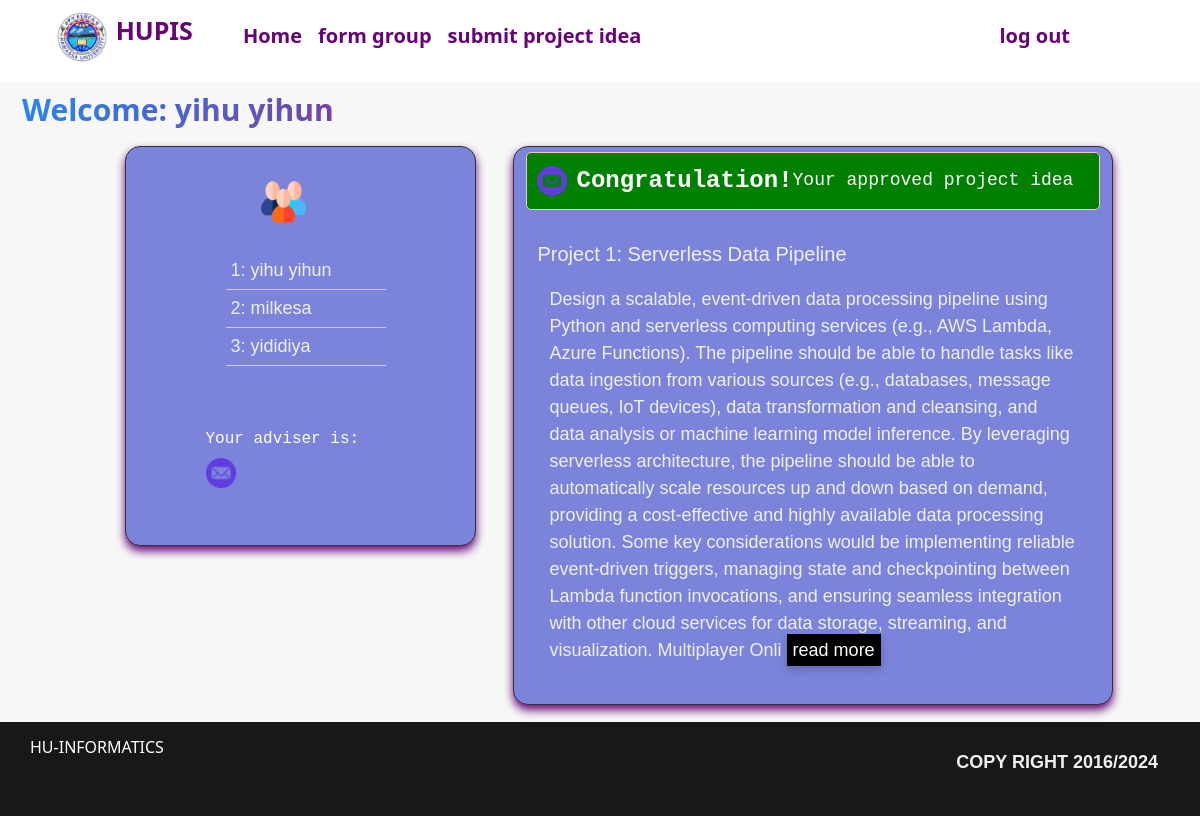
/home (signed in), run on an earlier commit of the app's database.
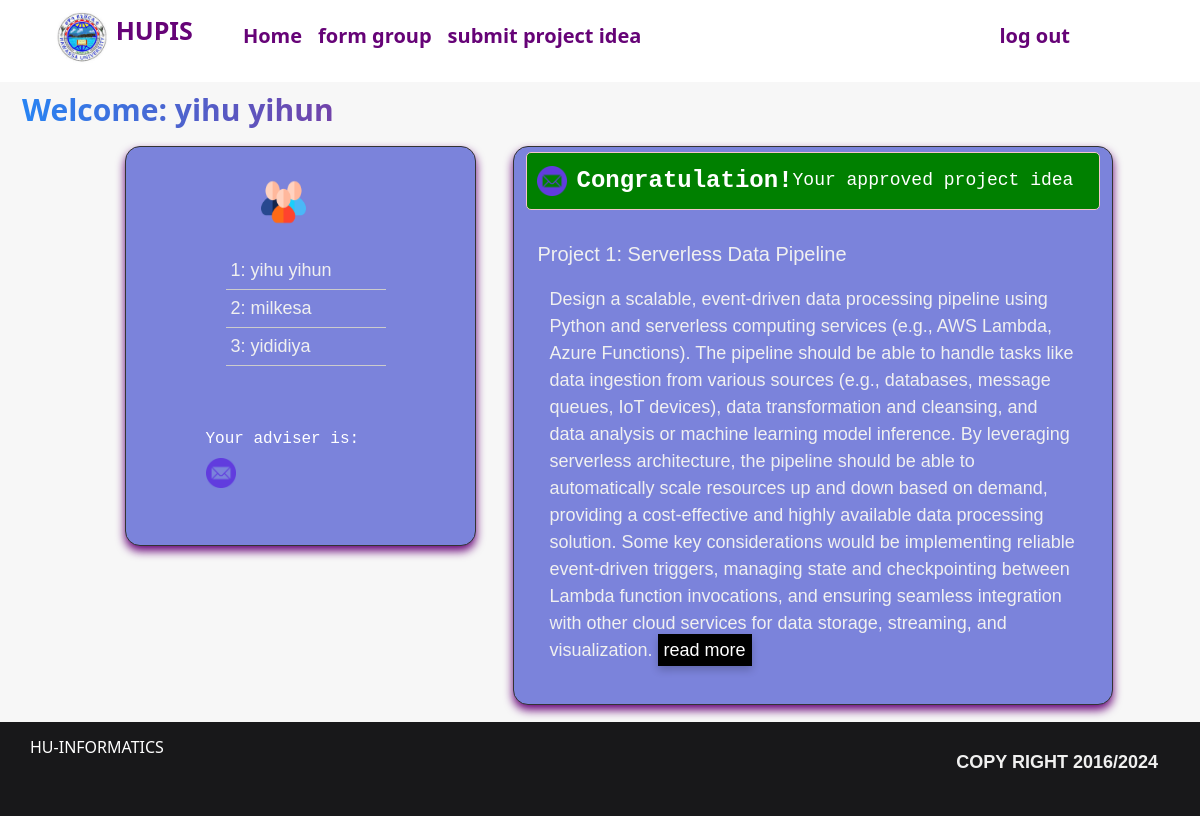
And on a later commit of the database.
### nlp/models.py (models this page shows, shortened)
class User(db.Model,UserMixin):
    id = db.Column(db.Integer, primary_key=True)
    name = db.Column(db.String(80))
    email = db.Column(db.String(80), unique=True)
    dpt = db.Column(db.String(80))
    password = db.Column(db.String(80))
    is_student = db.Column(db.Boolean, default=False)
    is_dpthead = db.Column(db.Boolean, default=False)
    is_adviser = db.Column(db.Boolean, default=False)

class Newproject(db.Model):
    id = db.Column(db.Integer, primary_key=True)
    title = db.Column(db.String(200), unique=True)
    description = db.Column(db.String(255), unique=True)
    pdpt = db.Column(db.String(50))
    group_id = db.Column(db.String(100)) # check
    adviser_name = db.Column(db.String(100),default =None)
    is_approved = db.Column(db.Boolean, default=False)
    year = db.Column(db.Integer)
    date = db.Column(db.DateTime(timezone=True), nullable=False, default=datetime.now(timezone.utc))

### nlp/student/routes.py (the view)
@student.route('/home', methods=['GET', 'POST'])
@login_required
@student_required
def home():
    currentUser = Student.query.filter_by(id=current_user.id).first()
    groupID = currentUser.group_id
    userProject = Newproject.query.filter_by(group_id=groupID).all()
    adv = []
    if len(userProject)==1:
       adv= Adviser.query.filter_by(name=userProject[0].adviser_name).first()
    else:
       print("no adviser")
    groupStud = []
    if groupID or userProject:
        groupStud = Student.query.filter_by(group_id=groupID).all()
    else:
        flash("You do not have any project available and not grouped yet", 'danger')
    return render_template('home.html', title='Home Page',
                           currentUser=currentUser,
                           groupStud=groupStud,
                           userProject=userProject,
                           adv=adv
                           )

### nlp/models.py (called while the page is built)
@login_manager.user_loader
def load_user(user_id):
    return User.query.get(int(user_id))

### nlp/student/routes.py (called while the page is built)
def student_required(f):
    @wraps(f)
    def stud_decorated_function(*args, **kwargs):
        if not current_user.is_authenticated or not current_user.is_student:
            flash('You are not authorized to access this page.', 'danger')
            return redirect(url_for('student.login'))
        return f(*args, **kwargs)
    return stud_decorated_function

### nlp/templates/home.html (shortened to what this page needs)
{% extends "base.html" %}
{% block content %}
<div class="container-fluid home-background">
    <h2 class="advname"> Welcome: {{ currentUser.name }}</h2>
    <div class="row justify-content-center dsp">
        <div class="col-md-4">
            <div class="group-box box1">
                <div class="groups">
                    <img src="../static/images/group2.png" width="100" height="60" style="margin-top:10px; padding-left: 55px; " alt="">
                {% if groupStud %}
                    <div class=" stud">
                        {% for stud in groupStud %}
                        <p class="studp">{{loop.index}}: {{stud.name}}</p>
                        {% endfor %}
                    </div>
                {% else %}
                <p>you are alone, you should make group!</p>
                {% endif %}
                </div>
            <div style="margin-top: 40px;">
                <h5 class="" style="color: white;"><span style="font-size: 16px;">Your adviser is:</span> {{ adv.name }}<h5/>
                <span><img src="../static/images/email.png" width="30" alt=""></span><a href="mailto:{{adv.email}}" class="advemail"> {{adv.email}}</a>
            </div>
            </div>
        </div>
        <div class="col-md-6 home-project box2">
           {% if userProject %}
             {% if userProject|length == 1 %}
              <div class="congra">
                <img src="../static/images/email.png" width="30" alt=""><span>Congratulation!</span><h5>Your approved project idea </h5>
              </div>
                <div class="">
                    {% for project in userProject %}
                        <div class="">
                            <div class="cardmain {% if userProject|length == 1 %}{% endif %}">
                                <h5 class="card-title">Project {{ loop.index }}: {{ project.title }}</h5>
                                <p class="">{{ project.description }} <span class="read-more">read more</span></p>
                            </div>
                        </div>
                    {% endfor %}
                </div>
            {% endif %}
            {% else %}
            <p>No projects available.</p>
            {% endif %}
        </div>
    </div>
  </div>
{% endblock %}

### nlp/templates/base.html (shortened to what this page needs)
<!DOCTYPE html>
<html lang="en">
<head>
  <link rel="stylesheet" href="{{ url_for('static', filename='css/styles.css') }}">
  <link rel="stylesheet" href="{{ url_for('static', filename='css/aprove.css') }}">
</head>
<body>
  {% include "hdr-and-foter/header.html" %}
  {% block content %}{% endblock %}
  {% include "hdr-and-foter/footer.html" %}
</body>
</html>

### nlp/templates/hdr-and-foter/header.html (shortened to what this page needs)
<!DOCTYPE html>
<html lang="en">
<head>
  <link href="https://cdn.jsdelivr.net/npm/bootstrap@5.0.2/dist/css/bootstrap.min.css"
   rel="stylesheet">
</head>
<body>
  <header class="header color-y">
    <nav class="navbar navbar-expand-lg">
      <div class="container-fluid">
        <div>
          <span>
            <img src="../static/images/logo.png" width="100" style="padding-left: 40px; cursor: pointer;" alt="">
            <span style="color: #660377; font-size:25px;">HUPIS</span>
          </span>
        </div>
        <div class="collapse navbar-collapse" id="navbarNavAltMarkup">
          <div class="navbar-nav">
            {% if current_user.is_authenticated and current_user.is_student %}
              <a class="nav-link " href="{{ url_for('student.home') }}" style="color: #660377; padding-left:50px; font-size:20px;">Home</a>
              <a class="nav-link " href="{{ url_for('student.form_group') }}" style="color: #660377; font-size:20px;">form group</a>
              <a class="nav-link " href="{{ url_for('student.submit_projectidea') }}" style="color: #660377; font-size:20px;">submit project idea</a>
              <a class="nav-link " href="{{ url_for('student.logout') }}" style="color: #660377; font-size:20px; padding-left:350px;">log out</a>
            {% elif current_user.is_authenticated and current_user.is_adviser %}
            <a class="nav-link " href="{{ url_for('advisors.adv_home') }}" style="color: #660377; padding-left:50px; font-size:20px;">home</a>
              <a class="nav-link " href="{{ url_for('advisors.adv_logout') }}" style="color: #660377; padding-left:650px; font-size:20px;">log out</a>
            {% endif %}
          </div>
        </div>
      </div>
    </nav>
  </header>
</body>
</html>

### nlp/templates/hdr-and-foter/footer.html
<footer class="footer">
  <div class="row justify-content-between">
    <div class="col-auto">
      <h6>HU-Informatics</h6>
    </div>
    <div class="col-auto pl-10">
      <p>copy right 2016/2024</p>
    </div>
  </div>
</footer>

### nlp/static/css/styles.css (style rules this page uses)
* { position: relative; }
body { margin: 0; font-family: sans-serif; font-size: 18px; line-height: 28px; }
.header { font-size: 14px; line-height: 24px; text-align: center; font-weight: 600; color:white; background-color: white; }
.footer { padding: 16px 30px 14px; font-size: 14px; line-height: 24px; text-align: center; text-transform: uppercase; font-weight: 600; color:white; background: #18181a }

### nlp/static/css/aprove.css (style rules this page uses)
:root { --color-primary: #059DFF; --color-primary-rgba: rgb(5, 157, 255); --color-primary-alt: #059DFF; --color-primary-light: #059DFF; --color-primary-lightest: #059DFF; --color-secondary: #FB5343; --color-tertiary: #6549D5; --color-tertiary-alt: #6549D5; --color-pink: #E33FA1; }
.advname { margin-top: 10px; padding: 10px; font-size: 30px; width: 600px; font-weight: 600; background: linear-gradient(to right, #2586f6 , #b50968); -webkit-background-clip: text; -webkit-text-fill-color: transparent; }
.adv-cardmain, p { left: auto; padding: 12px; font-family: 'Arial', sans-serif; font-size: 18px; color: #f0f0f0; }
.home-background { height: 80vh; background-color: #f7f7f7; }
.dsp { display: flex; flex-direction: row; justify-content: center; gap: 25px; }
.group-box { height: 400px; border-radius: 15px; margin-left: 25px; transition: all ease 0.2s; border: 1px solid #333; padding-left:80px; background-color: #7b83db; font-family: 'Courier New', Courier, monospace; }
.box1 { box-shadow: 0px 5px 10px 0px #660377; }
.cardmain ,p { left: auto; padding: 12px; font-family: 'Arial', sans-serif; font-size: 18px; color: #f0f0f0; }
.read-more { line-height: 1.5; margin-top: 6px; color: white; width: 300px; box-shadow: 0px 4px 8px rgba(0, 0, 0, 0.2); border: none; cursor: pointer; padding:6px; background-color:black; }
.groups { margin-top: 15px; }
.stud { width: 200px; border-radius: 10px; padding: 20px; margin-bottom: 20px; }
.studp { font-family: 'Arial', sans-serif; font-size: 18px; color: #f0f0f0; margin: 0; padding: 5px; border-bottom: 1px solid #ccc; }
.home-project { height: auto; border-radius: 15px; transition: all ease 0.2s; border: 1px solid #333; background-color: #7b83db; font-family: 'Courier New', Courier, monospace; }
.box2 { box-shadow: 0px 5px 10px 0px #660377; }
.congra { background-color: green; border: 1px solid #f5c6cb; border-radius: 5px; padding: 10px; margin-bottom: 20px; margin-top: 5px; display: flex; align-items: center; }
.congra img { margin-right: 10px; }
.congra span { font-size: 24px; font-weight: bold; color: #ffffff; }
.congra h5 { font-size: 18px; color: #ffffff; margin: 0; }

### nlp/templates/hdr-and-foter/header.html (style rules this page uses)
.header { display: flex; justify-content: space-between; align-items: center; }

What changed in the data, as far as the page shows it:
changed Newproject "Serverless Data Pipeline": description "…storage, streaming, and visualization. Multiplayer Onli" → "…storage, streaming, and visualization."
